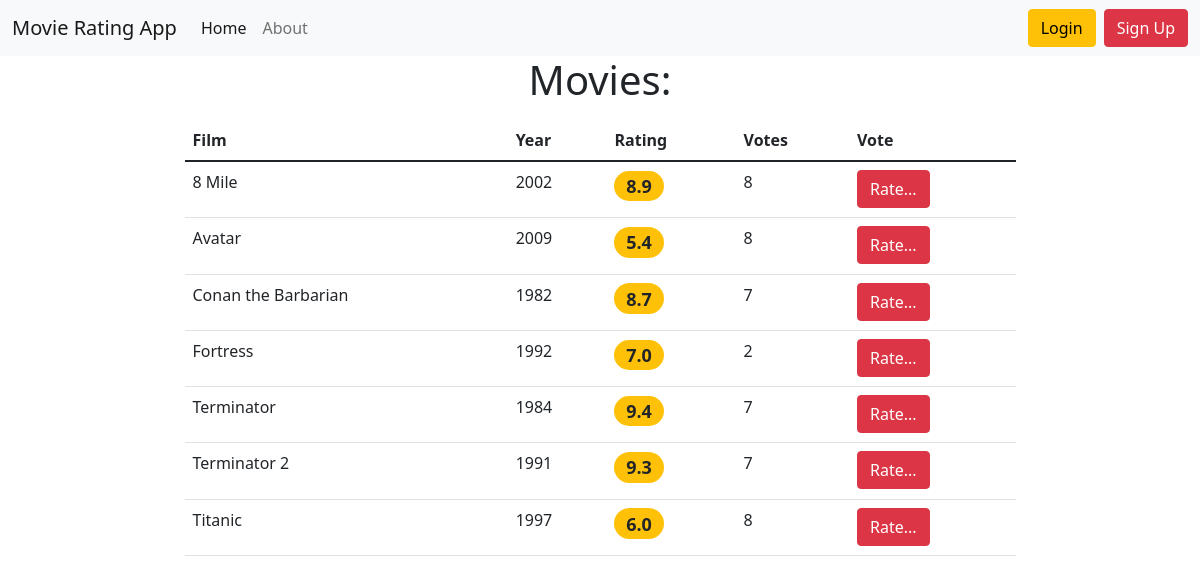
The page / on the database its author committed.
### movie_rating/models.py (models this page shows, shortened)
class Movie(models.Model):
    title = models.CharField(max_length=55, unique=True)
    slug = models.SlugField(unique=True)
    description = models.TextField()
    year = models.PositiveSmallIntegerField()
    country = models.CharField(max_length=20)
    is_active = models.BooleanField(default=True)
    def get_absolute_url(self):
        return reverse('detail', kwargs={'slug': self.slug})
    @property
    def average_rating(self):
        return self.rating.filter(is_active=True).aggregate(Avg('rating'))['rating__avg']
    @property
    def count_votes(self):
        return self.rating.filter(is_active=True).aggregate(Count('rating'))['rating__count']
    class Meta:
        ordering = ['title']

### movie_rating/views.py (the view)
# urls.py: path('', HomePage.as_view(), name="home"),
class HomePage(ListView):
    model = Movie
    template_name = 'movie_rating/home.html'
    context_object_name = 'movies'
    paginate_by = 15
    def get_context_data(self, *, object_list=None, **kwargs):
        context = super().get_context_data(**kwargs)
        context['title'] = 'Home page'
        return context
    def get_queryset(self):
        return Movie.objects.filter(is_active=True)

### movie_rating/templates/movie_rating/home.html (shortened to what this page needs)
{% extends 'base.html' %}
{% load static %}
{% block content %}
<h1 class="text-center mb-3">
    Movies:
</h1>
{% if movies %}
<table class="table">
    <thead>
    <tr>
        <th scope="col">Film</th>
        <th scope="col">Year</th>
        <th scope="col">Rating</th>
        <th scope="col">Votes</th>
        <th scope="col">Vote</th>
    </tr>
    </thead>
    <tr>
        {% for movie in movies %}
        <td>{{ movie.title }}</td>
        <td>{{ movie.year }}</td>
        <td><h4><span class="badge rounded-pill bg-warning text-dark">{{ movie.average_rating|floatformat:1 }}</span>
        </h4></td>
        <td>{{ movie.count_votes }}</td>
        <td><a href="{{ movie.get_absolute_url }}" class="btn btn-danger">Rate...</a></td>
    </tr>
    {% endfor %}
</table>
{% else %}
<p>No movies</p>
{% endif %}
{% endblock %}

### rows shown on the page
Movie: title "8 Mile", year "2002", average_rating "8.9", count_votes "8"
Movie: title "Avatar", year "2009", average_rating "5.4", count_votes "8"
Movie: title "Conan the Barbarian", year "1982", average_rating "8.7", count_votes "7"
Movie: title "Fortress", year "1992", average_rating "7.0", count_votes "2"
Movie: title "Terminator", year "1984", average_rating "9.4", count_votes "7"
Movie: title "Terminator 2", year "1991", average_rating "9.3", count_votes "7"
Movie: title "Titanic", year "1997", average_rating "6.0", count_votes "8"
